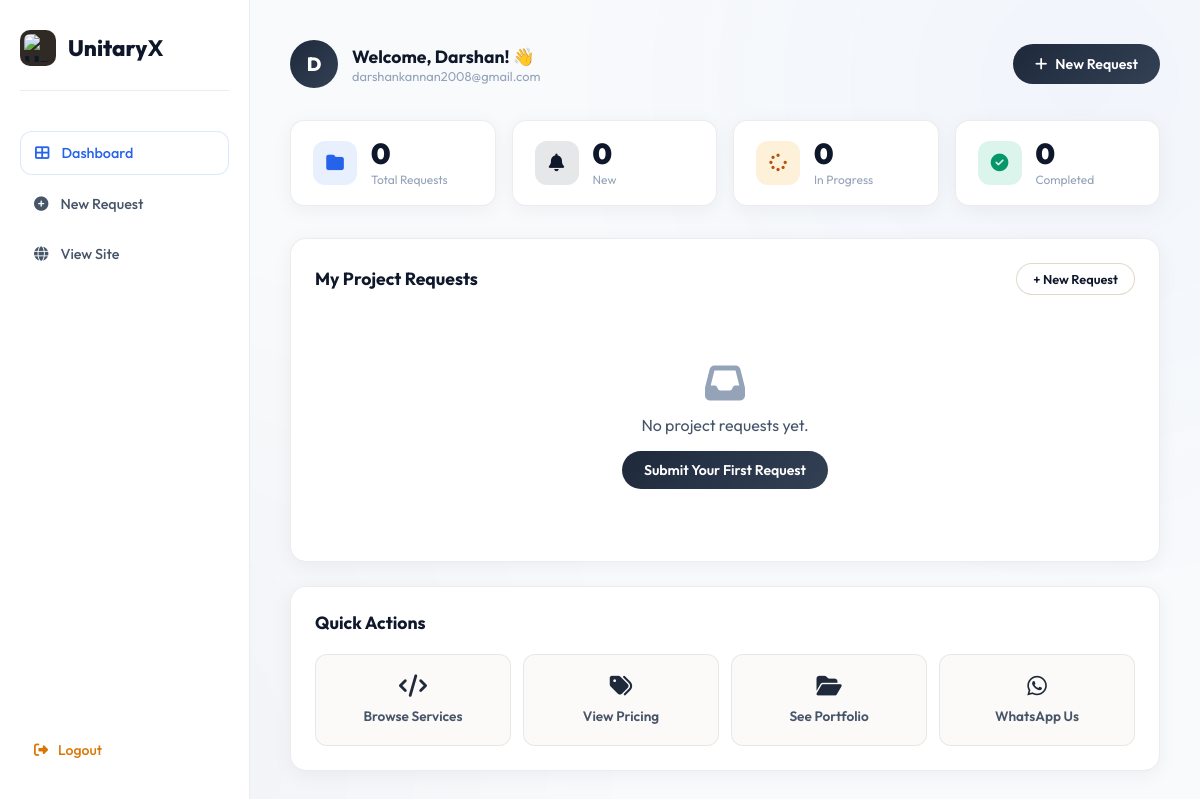
/dashboard (signed in), run on the app's committed database.
### backup/app.py (models this page shows, shortened)
class User(db.Model):
    __tablename__ = 'users'
    id           = db.Column(db.Integer, primary_key=True)
    name         = db.Column(db.String(100), nullable=False)
    email        = db.Column(db.String(150), unique=True, nullable=False)
    password     = db.Column(db.String(200), nullable=False)
    role         = db.Column(db.String(20), default='user')   # 'user' | 'admin'
    created_at   = db.Column(db.DateTime, default=datetime.utcnow)
    is_active    = db.Column(db.Boolean, default=True)

### backup/app.py (the view)
@app.route("/dashboard")
@login_required
def user_dashboard():
    user = current_user()
    my_requests = ProjectRequest.query.filter_by(
        email=user.email
    ).order_by(ProjectRequest.created_at.desc()).all()
    for req in my_requests:
        if req.is_new_update:
            flash(f"Your project #{req.id:04d} has been updated to '{req.status}'!", "success")
            req.is_new_update = False
    db.session.commit()
    return render_template("dashboard.html", user=user,
                           my_requests=my_requests)

### backup/app.py (called while the page is built)
def login_required(f):
    @wraps(f)
    def decorated(*args, **kwargs):
        if 'user_id' not in session:
            flash('Please log in to access this page.', 'warning')
            return redirect(url_for('login'))
        return f(*args, **kwargs)
    return decorated

def current_user():
    uid = session.get('user_id')
    return User.query.get(uid) if uid else None

### backup/templates/dashboard.html (shortened to what this page needs)
<!DOCTYPE html>
<html lang="en">
<head>
    <link rel="stylesheet" href="https://cdnjs.cloudflare.com/ajax/libs/font-awesome/6.5.1/css/all.min.css" />
    <link rel="stylesheet" href="{{ url_for('static', filename='css/dashboard.css') }}" />
</head>
<body class="dash-body">
    <aside class="dash-sidebar">
        <div class="sidebar-logo">
            <img src="{{ url_for('static', filename='img/logo.png') }}" alt="Unitary X"
                style="width:36px;height:36px;object-fit:contain;border-radius:10px;" />
            <span>Unitary<strong>X</strong></span>
        </div>
        <nav class="sidebar-nav">
            <a href="/dashboard" class="sidebar-link active"><i class="fas fa-th-large"></i> Dashboard</a>
            <a href="/#contact" class="sidebar-link"><i class="fas fa-plus-circle"></i> New Request</a>
            <a href="/" class="sidebar-link"><i class="fas fa-globe"></i> View Site</a>
        </nav>
        <a href="/logout" class="sidebar-logout"><i class="fas fa-sign-out-alt"></i> Logout</a>
    </aside>
    <main class="dash-main">
        <header class="dash-topbar">
            <div class="dash-greeting">
                <div class="greeting-avatar">{{ user.name[0].upper() }}</div>
                <div>
                    <div class="greeting-name">Welcome, {{ user.name.split()[0] }}! 👋</div>
                    <div class="greeting-sub">{{ user.email }}</div>
                </div>
            </div>
            <a href="/#contact" class="btn-new-req"><i class="fas fa-plus"></i> New Request</a>
        </header>
        <div class="dash-stats">
            <div class="dstat">
                <div class="dstat-icon blue"><i class="fas fa-folder"></i></div>
                <div>
                    <div class="dstat-num">{{ my_requests|length }}</div>
                    <div class="dstat-lbl">Total Requests</div>
                </div>
            </div>
            <div class="dstat">
                <div class="dstat-icon cyan"><i class="fas fa-bell"></i></div>
                <div>
                    <div class="dstat-num">{{ my_requests|selectattr('status','eq','New')|list|length }}</div>
                    <div class="dstat-lbl">New</div>
                </div>
            </div>
            <div class="dstat">
                <div class="dstat-icon orange"><i class="fas fa-spinner"></i></div>
                <div>
                    <div class="dstat-num">{{ my_requests|selectattr('status','eq','In Progress')|list|length }}</div>
                    <div class="dstat-lbl">In Progress</div>
                </div>
            </div>
            <div class="dstat">
                <div class="dstat-icon green"><i class="fas fa-check-circle"></i></div>
                <div>
                    <div class="dstat-num">{{ my_requests|selectattr('status','eq','Done')|list|length }}</div>
                    <div class="dstat-lbl">Completed</div>
                </div>
            </div>
        </div>
        <div class="dash-section">
            <div class="dash-section-header">
                <h2>My Project Requests</h2>
                <a href="/#contact" class="btn-small">+ New Request</a>
            </div>
            {% if my_requests %}
            <div class="req-grid">
                {% for r in my_requests %}
                <div class="req-card">
                    <div class="req-card-top">
                        <div class="req-service-badge svc-{{ r.service }}">{{ r.service|capitalize }}</div>
                        <div class="req-status status-{{ r.status.lower().replace(' ','-') }}">
                            {% if r.is_new_update %}
                            <span class="update-indicator"><i class="fas fa-bolt"></i> Updated</span>
                            {% endif %}
                            {% if r.status == 'New' %}
                            <i class="fas fa-circle"></i> New
                            {% elif r.status == 'In Progress' %}
                            <i class="fas fa-spinner fa-spin"></i> In Progress
                            {% else %}
                            <i class="fas fa-check-circle"></i> Done
                            {% endif %}
                        </div>
                    </div>
                    <h3 class="req-card-title">{{ r.message[:60] }}{% if r.message|length > 60 %}…{% endif %}</h3>
                    <div class="req-card-meta">
                        <span><i class="fas fa-calendar-alt"></i> {{ r.created_at.strftime('%d %b %Y') }}</span>
                        {% if r.deadline %}<span><i class="fas fa-clock"></i> Due: {{ r.deadline }}</span>{% endif %}
                    </div>
                    <div class="req-card-footer">
                        <span class="req-id">#{{ '%04d' % r.id }}</span>
                        {% if r.status == 'Done' %}
                        <span class="req-done-tag"><i class="fas fa-star"></i> Delivered!</span>
                        {% endif %}
                    </div>
                </div>
                {% endfor %}
            </div>
            {% else %}
            <div class="req-empty">
                <i class="fas fa-inbox"></i>
                <p>No project requests yet.</p>
                <a href="/#contact" class="btn-empty">Submit Your First Request</a>
            </div>
            {% endif %}
        </div>
        <div class="dash-section">
            <div class="dash-section-header">
                <h2>Quick Actions</h2>
            </div>
            <div class="quick-grid">
                <a href="/#services" class="quick-card">
                    <i class="fas fa-code"></i>
                    <span>Browse Services</span>
                </a>
                <a href="/#pricing" class="quick-card">
                    <i class="fas fa-tags"></i>
                    <span>View Pricing</span>
                </a>
                <a href="/#projects" class="quick-card">
                    <i class="fas fa-folder-open"></i>
                    <span>See Portfolio</span>
                </a>
                <a href="https://wa.me/919876543210" class="quick-card" target="_blank">
                    <i class="fab fa-whatsapp"></i>
                    <span>WhatsApp Us</span>
                </a>
            </div>
        </div>
    </main>
</body>
</html>

### data on the page
User: name "D", name "Darshan", email "darshankannan2008@gmail.com"

### other printed values
{{ my_requests|length }} "0"
{{ my_requests|selectattr('status','eq','New')|list|length }} "0"
{{ my_requests|selectattr('status','eq','In Progress')|list|length }} "0"
{{ my_requests|selectattr('status','eq','Done')|list|length }} "0"
